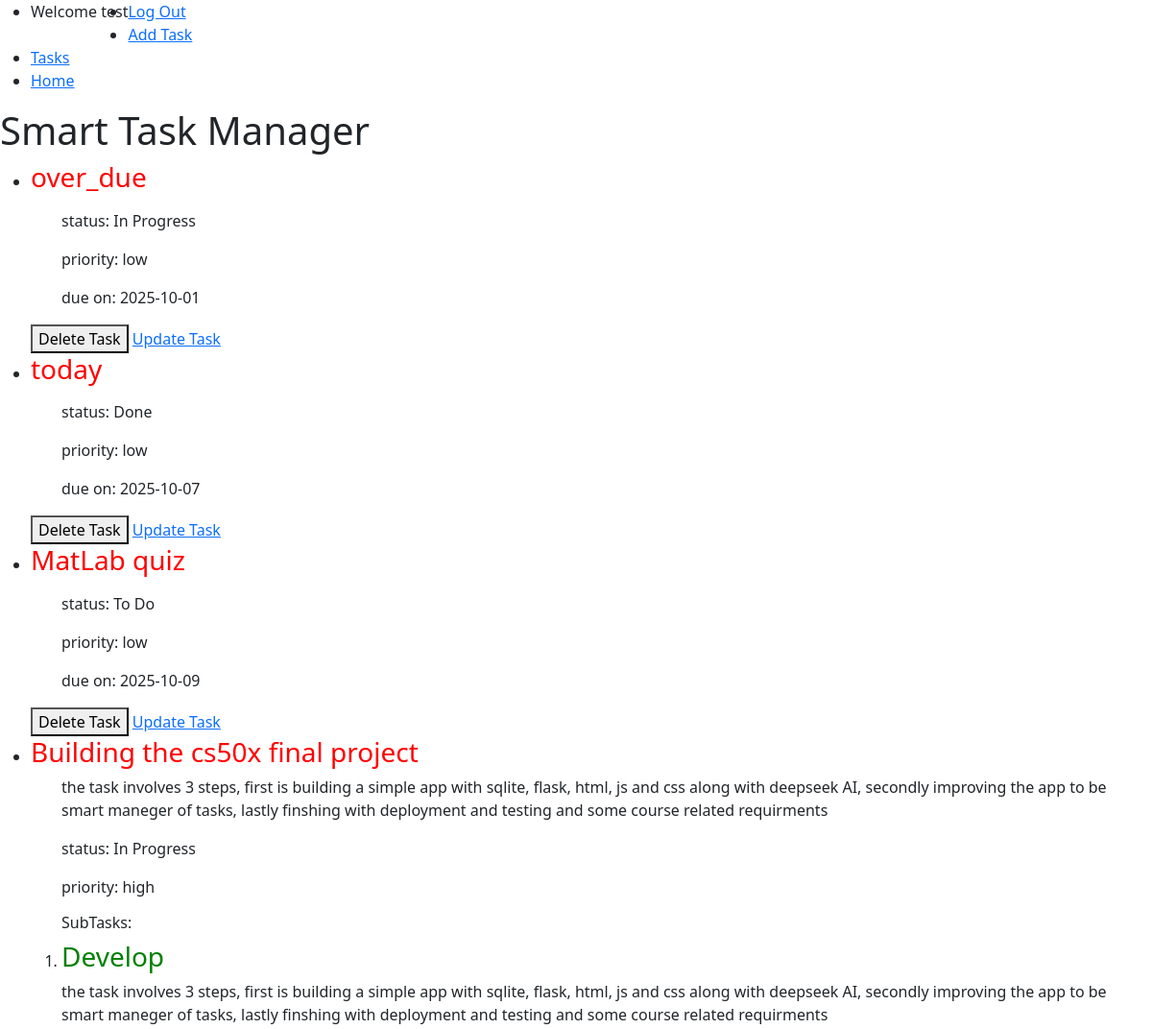
/tasks (signed in, upper part), run on an earlier commit of the app's database.
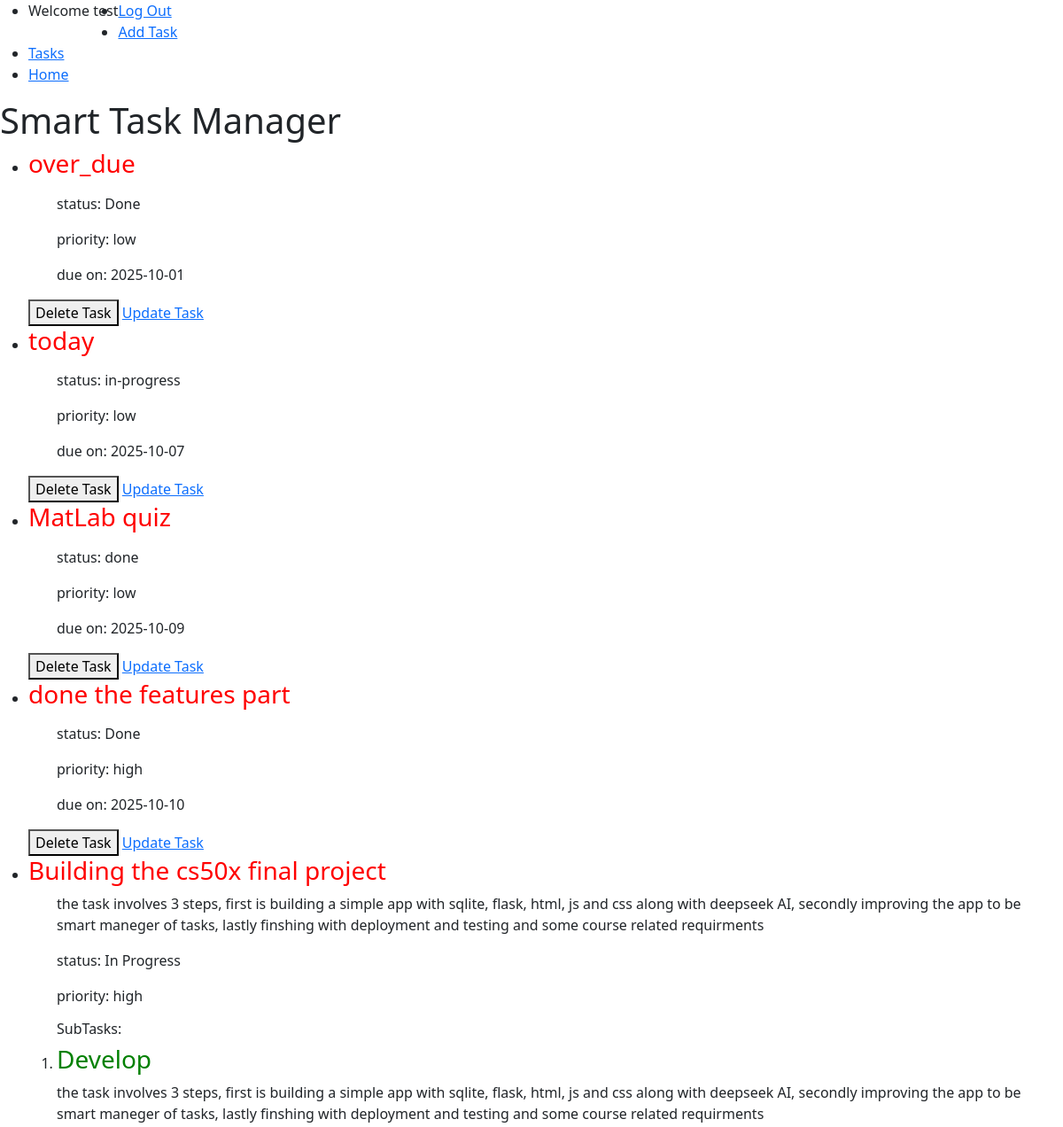
And on a later commit of the database.
### tables this page shows
CREATE TABLE tasks(
                id INTEGER PRIMARY KEY AUTOINCREMENT NOT NULL,
                title TEXT NOT NULL,
                user_id INTEGER NOT NULL,
                description TEXT,
                status TEXT NOT NULL DEFAULT 'To Do',
                created_at TIMESTAMP DEFAULT CURRENT_TIMESTAMP, 
                priority TEXT NOT NULL, 
                due_date DATE, parent_id INTEGER DEFAULT NULL,  
                FOREIGN KEY (user_id) REFERENCES users(id) ON DELETE CASCADE
                );

### app.py (the view)
@app.route("/tasks")
@login_required
def tasks():
    tasks =  get_tasks_by_user(session["user_id"])
    subtasks = get_subtasks(session["user_id"])
    return render_template("tasks.html", tasks=tasks,  subtasks=subtasks)

### db.py (called while the page is built)
def get_db():
    if "db" not in g:
        g.db = sqlite3.connect(
            DATABASE,
            detect_types=sqlite3.PARSE_DECLTYPES,
            check_same_thread=False
        )
        g.db.row_factory = sqlite3.Row
    return g.db

def get_tasks_by_user(user_id):
    db = get_db()
    return db.execute(
        """SELECT * FROM tasks WHERE user_id = ? ORDER BY
        CASE WHEN due_date IS NULL THEN 1 ELSE 0 END,
        due_date ASC,
        CASE priority
            WHEN 'high' THEN 1
            WHEN 'medium' THEN 2
            WHEN 'low' THEN 3
        END ASC;
        """,(user_id,)).fetchall()

def get_subtasks(user_id):
    db = get_db()
    return db.execute(
        "SELECT * FROM tasks WHERE user_id = ? AND parent_id IS NOT NULL ORDER BY parent_id",
        (user_id,)).fetchall()

### helpers.py (called while the page is built)
def login_required(f):
    @wraps(f)
    def decorated_function(*args, **kwargs):
        if session.get("user_id") is None:
            return redirect(url_for('login', next=request.url))
        return f(*args, **kwargs)
    return decorated_function

### templates/tasks.html (shortened to what this page needs)
{% extends "layout.html" %}
{% block body %}
    <header>
        <h1>Smart Task Manager</h1>
    </header>
    <main>
        <section id="tasks">
            <ul>
                {% for task in tasks %}
                    {% if task.parent_id is none %}
                        <li>
                            <h3 style="color: red;">{{ task.title }}</h3>
                            <ul>
                                <p>{{ task.description }}</p>
                                <p>status: {{ task.status }}</p>
                                <p>priority: {{ task.priority }}</p>
                                {% if task.due_date is not none %}
                                    <p>due on: {{ task.due_date }}</p>
                                {% endif %}
                            </ul>
                                {% set ns = namespace(printed=false) %}
                                <ol>
                                {% for sub in subtasks %}
                                    {% if sub.parent_id == task.id %}
                                        {% if not ns.printed %}
                                            <h6>SubTasks:</h6>
                                            {% set ns.printed = true %}
                                        {% endif %}
                                    <li>
                                        <h3 style="color: green;">{{ sub.title }}</h3>
                                        <p>{{ task.description }}</p>
                                    </li>
                                    {% endif %}
                            {% endfor %}
                            </ol>
                            <button onclick="deleteTask('{{ task.id }}')" id="delete-task">Delete Task</button>
                            <a href="{{ url_for('editTask', id=task.id) }}" id="update-task">Update Task</a>
                        </li>
                    {% endif %}
                {% endfor %}
            </ul>
        </section>
    </main>
{% endblock %}

### templates/layout.html (shortened to what this page needs)
<!DOCTYPE html>
<html lang="en">
    <head>
        <link rel="stylesheet" href="{{ url_for('static', filename='css/style.css') }}">
        <link href="https://getbootstrap.com/docs/5.3/assets/css/docs.css" rel="stylesheet">
        <link href="https://cdn.jsdelivr.net/npm/bootstrap@5.3.8/dist/css/bootstrap.min.css" rel="stylesheet">
    </head>
    <body>
        <nav id="navbar">
            {% if session["username"] %}
                <ul>
                    <li style="float: left;"><p>Welcome {{ session["username"] }}</p></li>
                    <li><a href="/logout">Log Out</a></li>
                    <li><a href="/addtask">Add Task</a></li>
                    <li><a href="/tasks">Tasks</a></li>
                    <li><a href="/">Home</a></li>
                </ul>
            {% else %}
                <ul>
                    <li><a href="/login">Log In</a></li>
                    <li><a href="/register">Register</a></li>
                </ul>
            {% endif %}
        </nav>
        {% block body %}{% endblock %}
    </body>
</html>

What changed in the data, as far as the page shows it:
changed tasks "over_due": status "In Progress" → "Done"
changed tasks "today": status "Done" → "in-progress"
changed tasks "MatLab quiz": status "To Do" → "done"
added tasks: title "done the features part", status "Done", priority "high", due_date "2025-10-10", shown under "Smart Task Manager"
